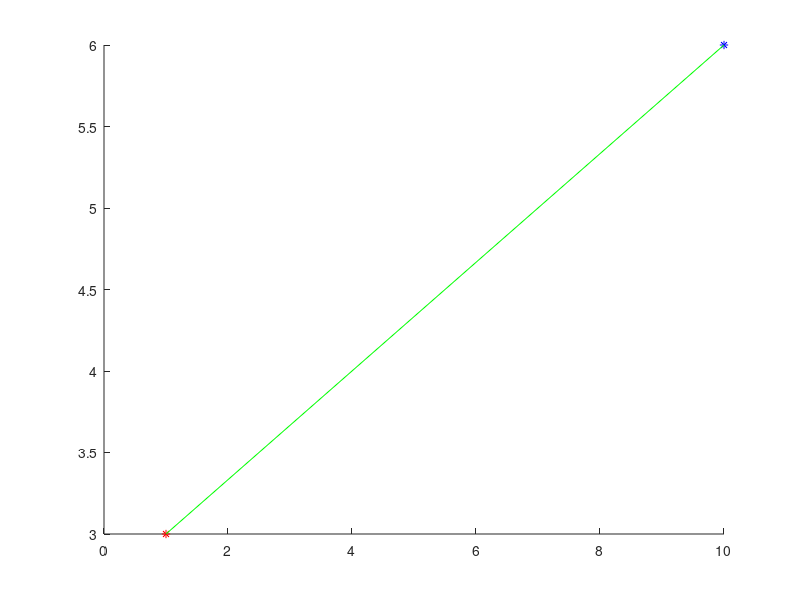

The MATLAB source for this figure: (Note: this script raises an error after producing the figure.)
clc;
close all;
clear all;

p1 = [1,3];
p2 = [10,6];
cov_matrix1 = [10, 0.8; 0.8, 7];
cov_matrix2 = [0.1, 0.2; 0.2, 6];
% find the distance between the points and thei covariance ellipses in the direction of the line joining them

figure()
hold on
plot(p1(1),p1(2),'r*');
plot(p2(1),p2(2),'b*');
% plot the line joining the points in green
plot([p1(1),p2(1)],[p1(2),p2(2)],'g');
% plot the extremes 
points(p1,p2,cov_matrix1,cov_matrix2);

axis equal

function plotErrorEllipse(mu, Sigma, p, color,alpha)

    s = -2 * log(1 - p);
    s = p;
    [V, D] = eig(Sigma * s);
    theta = atan2(V(2,1), V(1,1));
    t = theta + pi/2;
    a = (V * sqrt(D)) * [cos(t(:))'; sin(t(:))'];
    plot(a(1, :) + mu(1), a(2, :) + mu(2),'+k','MarkerSize',20);

    t = linspace(0, 2 * pi, 100);
    a = (V * sqrt(D)) * [cos(t(:))'; sin(t(:))'];
    plot(a(1, :) + mu(1), a(2, :) + mu(2),color,'MarkerSize',20);
    % plot the eigenvectors
    plot([mu(1), mu(1) + V(1,1)],[mu(2), mu(2) + V(2,1)],'-k');
    plot([mu(1), mu(1) + V(1,2)],[mu(2), mu(2) + V(2,2)],'-k');
end

function points(p1,p2,cov1,cov2)
    dir = p2 - p1;
    alpha = atan2(dir(2),dir(1));
    
    plotErrorEllipse(p1,cov1,1,'r',alpha);
    plotErrorEllipse(p2,cov2,1,'b',alpha);
end